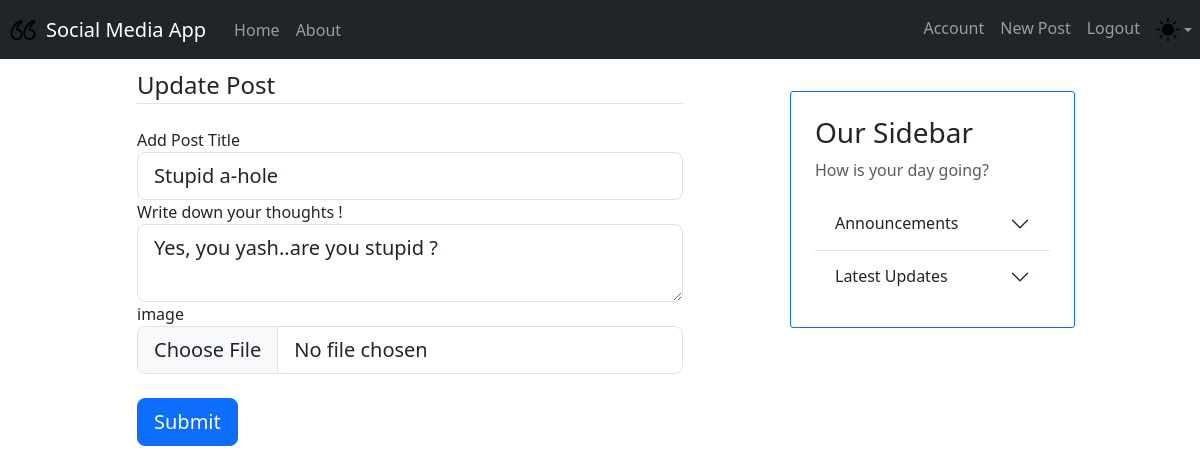
Page /post/17/update (signed in) on the earlier database version.
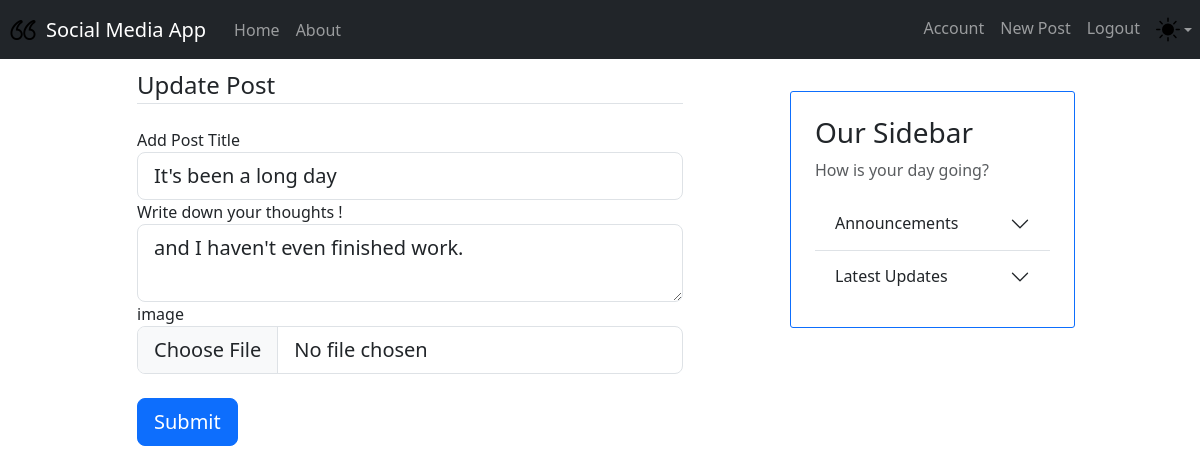
Same page on the later database version.
### models.py (models this page shows, shortened)
class Base(DeclarativeBase): # pylint: disable=too-few-public-methods
    pass

class Posts(Base): # pylint: disable=too-few-public-methods
    __tablename__ = "posts"
    id: Mapped[int] = mapped_column(primary_key=True)
    title: Mapped[str] = mapped_column(nullable=False)
    text: Mapped[str] = mapped_column(nullable=False)
    image: Mapped[Optional[str]] = mapped_column()
    likes: Mapped[List["Likes"]] = relationship(back_populates="post")
    timestamp: Mapped[int] = mapped_column(nullable=False)
    owner_id: Mapped[str] = mapped_column(ForeignKey("user_account.username"))
    owner: Mapped["User"] = relationship(back_populates="posts")
    comments: Mapped[List["Comments"]] = relationship(back_populates="post")
    no_of_likes = column_property(
        select(func.count(Likes.id))
        .where(Likes.liked_post_id == id)
        .scalar_subquery()
    )

### app.py (the view, shortened to what this page needs)
@app.route("/post/<int:post_id>/update", methods=['GET', 'POST'])
@login_required
def update_post(post_id):
        post = db.session.execute(db.select(Posts).where(Posts.id == post_id)).scalar_one_or_none()
        form = PostForm(title=post.title, content=post.text)
        if post.owner != current_user:
               return redirect(url_for('post', post_id=post.id))
        return render_template('newpost.html', title='Update Post', form=form, legend='Update Post')

### form.py
class PostForm(FlaskForm):
    title = StringField('Add Post Title',validators=[DataRequired()])
    content = TextAreaField("Write down your thoughts !",validators=[DataRequired()])
    photo = FileField("image", validators=[validators.Optional(),
                                        FileAllowed(['jpg', 'gif', 'jpeg', 'png'], 'Please choose jpg, png or gif!'),
                                        FileSize(max_size=2*1024*1024, message="File must be under 2MB")
                                        ])
    submit = SubmitField("Submit")

### app.py (called while the page is built)
@login_manager.user_loader
def load_user(user_id):
    return db.session.execute(db.select(User).where(User.username == user_id)).scalar_one_or_none()

### models.py (called while the page is built)
    def get_id(self):
        return self.username

### templates/newpost.html (shortened to what this page needs)
{% extends "layout.html" %}
{% block content %}
<form method="POST" action="" enctype="multipart/form-data">
    <fieldset class="form-group">
    <legend class="border-bottom mb-4">{{ legend }}</legend></legend>
        <div class="form-group">
            {{ form.title.label(class="form-control-label") }}
            {% if form.title.errors %}
                {{ form.title(class="form-control form-control-lg is-invalid") }}
                <div class="invalid-feedback">
                    {% for error in form.title.errors %}
                        <span>{{ error }}</span>
                    {% endfor %}
                </div>
            {% else %}
                {{ form.title(class="form-control form-control-lg") }}
            {% endif %}
        </div>
        <div class="form-group">
            {{ form.content.label(class="form-control-label") }}
            {% if form.content.errors %}
                {{ form.content(class="form-control form-control-lg is-invalid") }}
                <div class="invalid-feedback">
                    {% for error in form.content.errors %}
                        <span>{{ error }}</span>
                    {% endfor %}
                </div>
            {% else %}
                {{ form.content(class="form-control form-control-lg") }}
            {% endif %}
        </div>
        <div class="form-group">
            {{ form.photo.label(class="form-control-label") }}
            {% if form.photo.errors %}
                {{ form.photo(class="form-control form-control-lg is-invalid") }}
                <div class="invalid-feedback">
                    {% for error in form.photo.errors %}
                        <span>{{ error }}</span>
                    {% endfor %}
                </div>
            {% else %}
                {{ form.photo(class="form-control form-control-lg") }}
            {% endif %}
        </div>
        <div class="form-group">
            {{ form.submit(class="btn btn-primary btn-lg btn-block mt-4") }}
        </div>
    </fieldset>
</form>
<br>
{% endblock %}

### templates/layout.html (shortened to what this page needs)
<!DOCTYPE html>
<html lang="en">
<head>
    <link href="https://cdn.jsdelivr.net/npm/bootstrap@5.3.3/dist/css/bootstrap.min.css" rel="stylesheet">
    <link rel="stylesheet" type="text/css" href="{{ url_for('static', filename='main.css') }}">
</head>
<body>
    <nav class="navbar navbar-expand-md navbar-dark bg-dark mb-2">
         <img src="{{ url_for('static', filename='icon.png') }}" width="30" height="30" class="d-inline-block align-top me-2 ms-2 invert" alt="App Icon">
        <a class="navbar-brand mx-auto" href="#"> Social Media App</a>
        <div class="collapse navbar-collapse" id="navbarNav">
            <ul class="navbar-nav">
                <li class="nav-item active">
                    <a class="nav-link" href="{{ url_for('home') }}">Home </a>
                </li>
                <li class="nav-item">
                    <a class="nav-link" href="{{ url_for('about') }}">About</a>
                </li>
            </ul>
            <ul class="navbar-nav ms-auto">
                {% if not current_user.is_authenticated %}
                    <li class="nav-item">
                        <a class="nav-link" href="{{ url_for('login') }}">Login</a>
                    </li>
                    <li class="nav-item">
                        <a class="nav-link" href="{{ url_for('register') }}">Register</a>
                    </li>
                {% else %}
                    <li class="nav-item">
                        <a class="nav-link" href="{{ url_for('account') }}">Account</a>
                    </li>
                    <li class="nav-item">
                        <a class="nav-link" href="{{ url_for('new_post') }}">New Post</a>
                    </li>
                    <li class="nav-item">
                        <a class="nav-link" href="{{ url_for('logout') }}">Logout</a>
                    </li>
                {% endif %}
                <li class='nav-item dropdown bg-dark'>
                    <button aria-expanded='false' class='btn btn-link nav-link py-2 px-0 px-lg-2 dropdown-toggle d-flex align-items-center' data-bs-toggle='dropdown' type='button'>
                        <img id = "theme-icon" class="invert" src="{{ url_for('static', filename='sun.svg') }}"> </img>
                    </button>
                </li>
            </ul>
        </div>
    </nav>
    <div class="container">
        <div class="row align-items-start">
            <div class="col-md-6 offset-md-1 col-12">
                {% block content %}
                {% endblock %}
            </div>
            <div class="col-md-3 offset-md-1 col-10 offset-1 p-4 mt-4 border border-primary content-section">
                <div class="sidebar">
                    <h3>Our Sidebar</h3>
                    <p class='text-muted'>How is your day going?</p>
                    <div class="accordion accordion-flush" id="accordionFlushExample">
                        <div class="accordion-item">
                            <h2 class="accordion-header" id="flush-headingOne">
                                <button class="accordion-button collapsed" type="button" data-bs-toggle="collapse" data-bs-target="#flush-collapseOne" aria-expanded="false" aria-controls="flush-collapseOne">
                                    Announcements
                                </button>
                            </h2>
                        </div>
                        <div class="accordion-item">
                            <h2 class="accordion-header" id="flush-headingTwo">
                                <button class="accordion-button collapsed" type="button" data-bs-toggle="collapse" data-bs-target="#flush-collapseTwo" aria-expanded="false" aria-controls="flush-collapseTwo">
                                    Latest Updates
                                </button>
                            </h2>
                        </div>
                    </div>
                </div>
            </div>
        </div>
    </div>
</body>
</html>

### static/main.css (style rules this page uses)
.content-section { padding: 10px 20px; border: 1px solid #dddddd; border-radius: 8px; margin-bottom: 20px; }
#navbarNav { padding-left: 20px; }
.content-section { padding: 10px 20px; border: 1px solid #dddddd; border-radius: 3px; margin-bottom: 20px; }

Differences in the rows shown:
changed Posts: title "Stupid a-hole" → "It's been a long day"
Other differences:
form field content: "Yes, you yash..are you stupid ?" → "and I haven't even finished work."
